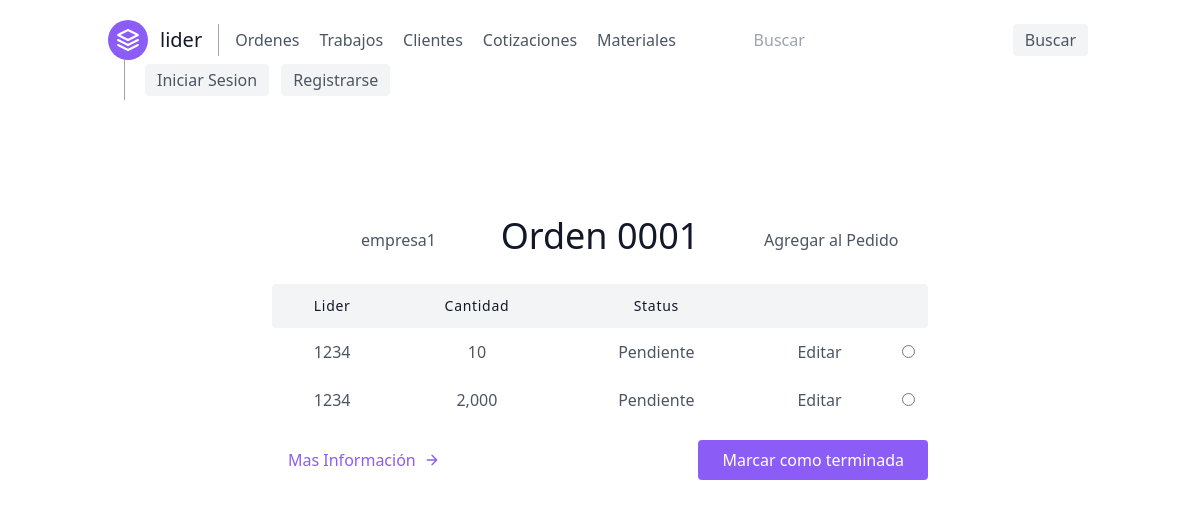
The page /ordenes/ver-orden/1/ on the database as committed earlier.
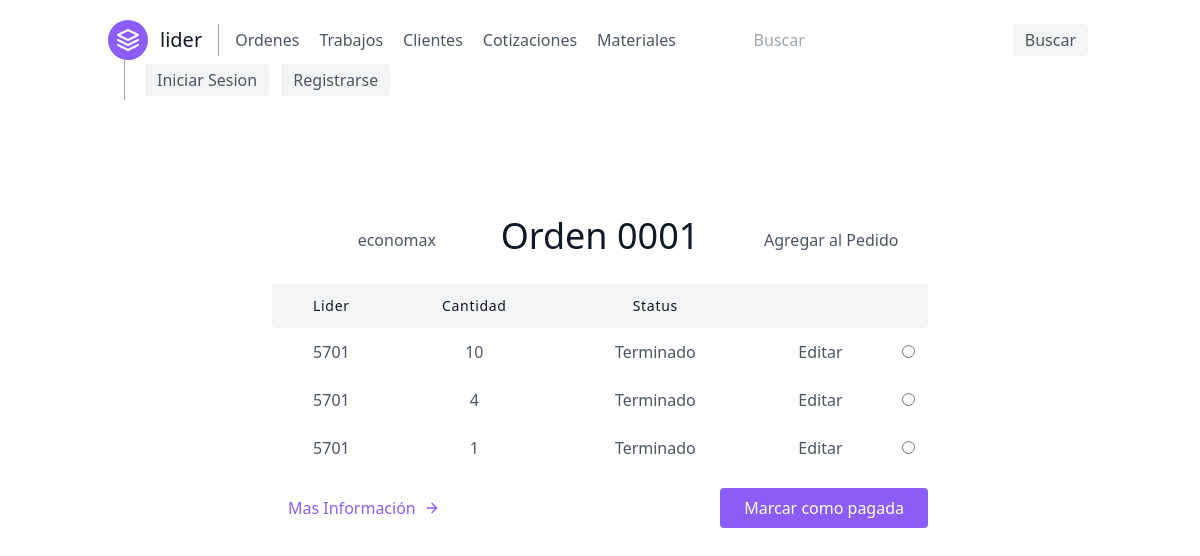
The same page on the database as committed later.
### orders/models.py (models this page shows, shortened)
class Order(models.Model):
    customer = models.ForeignKey(Customer, on_delete=models.CASCADE, verbose_name='Cliente')
    date_ordered = models.DateField('Fecha ordenada', auto_now=True)
    expected_delivery_date = models.DateField('Fecha esperada de Entrega',
                                              default=(datetime.datetime.now() + datetime.timedelta(days=3)))
    delivered = models.DateField(verbose_name='Fecha de Entrega', null=True, blank=True)
    paid = models.DateField(verbose_name='Fecha de Pago', null=True, blank=True)
    invoice = models.IntegerField(verbose_name='Factura Asociada', null=True, blank=True)
    @property
    def completed(self):
        order_items = OrderItem.objects.filter(order_id=self.id)
        order_item_count = order_items.count()
        order_item_finished = order_items.filter(finished=True).count()
        return order_item_count == order_item_finished

class Customer(models.Model):
    name_company = models.CharField(verbose_name='Nombre/Empresa', max_length=50)
    email = models.EmailField(verbose_name='Correo', null=True)
    phone_number = models.CharField(verbose_name='Telefono', max_length=10, validators=[RegexValidator(r'^\d{1,10}$')])
    address = models.CharField(verbose_name='Domicilio', max_length=100, null=True)
    shipping = models.BooleanField(verbose_name='Entrega a domicilio')
    def __str__(self):
        return self.name_company

class OrderItem(models.Model):
    order = models.ForeignKey(Order, on_delete=models.CASCADE)
    lider = models.ForeignKey(Lider, on_delete=models.DO_NOTHING)
    customer = models.ForeignKey(Customer, on_delete=models.DO_NOTHING)
    quantity_ordered = models.IntegerField(verbose_name='Cantidad')
    finished = models.BooleanField('Terminado')
    unit_price = models.DecimalField(null=True, blank=True, max_digits=6, decimal_places=4,
                                     verbose_name='Precio Unitario')
    @property
    def status(self):
        return 'Terminado' if self.finished else 'Pendiente'

### orders/views.py (the view)
# urls.py: path('ver-orden/<int:pk>/', views.OrderItemListView.as_view(), name='orderItem-list'),
class OrderItemListView(generic.TemplateView):
    def get(self, request, *args, **kwargs):
        context = {
            'items': models.OrderItem.objects.filter(order_id=kwargs['pk']),
            'order': models.Order.objects.get(id=kwargs['pk'])
        }
        return render(request, template_name='orders/orderItem_list.html', context=context)

### orders/templates/orders/orderItem_list.html
{% extends 'base.html' %}
{% block content %}
    <section class="text-gray-600 body-font">
        <div class="container px-5 py-24 mx-auto">
            <div class="grid grid-cols-3 text-center w-full mb-5">
                <a class="grid content-center justify-end"
                   href="{% url 'customer-detail' order.customer_id %}">{{ order.customer }}</a>
                <a class=" sm:text-4xl text-3xl font-medium title-font mb-2 text-gray-900"
                   href="{% url 'order-detail' order.id %}">
                    Orden {{ order.id|stringformat:'04d' }}</a>
                <a class="grid content-center justify-start" href="{% url 'orderItem-create' order.id %}">Agregar al
                    Pedido</a>
            </div>
            <div class="lg:w-2/3 w-full mx-auto overflow-auto">
                <table class="table-auto w-full text-center whitespace-no-wrap">
                    <thead>
                    <tr>
                        <th class="px-4 py-3 title-font tracking-wider font-medium text-gray-900 text-sm bg-gray-100 rounded-tl rounded-bl">
                            Lider
                        </th>
                        <th class="px-4 py-3 title-font tracking-wider font-medium text-gray-900 text-sm bg-gray-100">
                            Cantidad
                        </th>
                        <th class="px-4 py-3 title-font tracking-wider font-medium text-gray-900 text-sm bg-gray-100">
                            Status
                        </th>
                        <th class="px-4 py-3 title-font tracking-wider font-medium text-gray-900 text-sm bg-gray-100">
                        </th>
                        <th class="w-10 title-font tracking-wider font-medium text-gray-900 text-sm bg-gray-100 rounded-tr rounded-br"></th>
                    </tr>
                    </thead>
                    <tbody>
                    {% for item in items %}
                        <tr>
                            <td class="px-4 py-3"><a
                                    href="{% url 'lider-detail' item.lider_id %}">{{ item.lider_id }}</a></td>
                            <td class="px-4 py-3">{{ item.quantity_ordered|floatformat:'g' }}</td>
                            <td class="px-4 py-3">{{ item.status }}</td>
                            <td><a class="px-4 py-3" href="{% url 'orderItem-update' item.pk %}">Editar</a></td>
                            <td class="w-10 text-center">
                                <input name="plan" type="radio">
                            </td>
                        </tr>
                    {% endfor %}
                    </tbody>
                </table>
            </div>
            <div class="flex pl-4 mt-4 lg:w-2/3 w-full mx-auto">
                <a class="text-purple-500 inline-flex items-center md:mb-2 lg:mb-0"
                   href="{% url 'order-detail' order.id %}">Mas Información
                    <svg fill="none" stroke="currentColor" stroke-linecap="round" stroke-linejoin="round"
                         stroke-width="2" class="w-4 h-4 ml-2" viewBox="0 0 24 24">
                        <path d="M5 12h14M12 5l7 7-7 7"></path>
                    </svg>
                </a>
                {% if not order.completed %}
                    <a class="flex ml-auto text-white bg-purple-500 border-0 py-2 px-6 focus:outline-none hover:bg-purple-600 rounded"
                       href="{% url 'order-mark-as-completed' order.id %}">
                        Marcar como terminada
                    </a>
                {% elif not order.delivered %}
                    <a class="flex ml-auto text-white bg-purple-500 border-0 py-2 px-6 focus:outline-none hover:bg-purple-600 rounded"
                       href="#">
                        Marcar como entregada
                    </a>
                {% elif not order.paid %}
                    <a class="flex ml-auto text-white bg-purple-500 border-0 py-2 px-6 focus:outline-none hover:bg-purple-600 rounded"
                       href="#">
                        Marcar como pagada
                    </a>
                {% else %}
                    <a class="flex ml-auto text-white bg-purple-500 border-0 py-2 px-6 focus:outline-none hover:bg-purple-600 rounded"
                       href="#">
                        Repetir Orden
                    </a>
                {% endif %}
            </div>
        </div>
    </section>
{% endblock %}

Rows that differ between the two databases and show on the page:
changed Order "0001": customer "empresa1" → "economax"; delivered 1 → "2022-12-13" (drawn)
changed OrderItem (number 1 of 3 on the later page): lider_id "1234" → "5701"; status "Pendiente" → "Terminado"
changed OrderItem (number 2 of 3 on the later page): lider_id "1234" → "5701"; quantity_ordered "2,000" → "4"; status "Pendiente" → "Terminado"
added OrderItem: lider_id "5701", quantity_ordered "1", status "Terminado"
Other text that changed with them:
text no longer shown: "Marcar como terminada"
text now shown: "Marcar como pagada"
